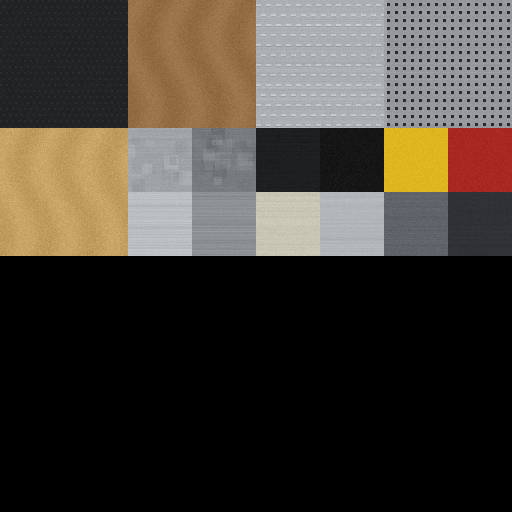
#> input picture tools/scaffold_v3_source/csc_v3_atlas.png, 512 x 512 px
$ python simulate_rev15_shadows.py ../scaffold_v3_source/csc_v3_atlas.png out.png
#> lines starting #> are read from the running program, lines starting #| are printed output that depends on the picture
"""Concert Stage Craft 1.2.0 rev. 15 - simulation of the beam shadows (CPU copy of the shader maths, not a Minecraft capture).

Scene: a fixture 6 blocks up throws a gobo through a box truss (chords + diagonal braces) onto the floor. Same maths as
concertstage_beam_volume.fsh / concertstage_light_projector.fsh: line of sight cut by the cone and the scene depth, pattern of the
gobo, light law (ramp, 1/r^0.85, absorption), visibility from the light (here an exact ray test, what the shadow map stores).
Left: rev. 14 (no occlusion), right: rev. 15.  Usage: python3 simulate_rev15_shadows.py <pattern.png> <out.png>
"""
import sys
import numpy as np
from PIL import Image

W, H, STEPS = 420, 300, 48
R_REF, ABS = 0.55, 0.018
LO, HI, LO2, HI2 = 0.25 / 16, 2.75 / 16, 13.25 / 16, 15.75 / 16


def norm(v):
    return v / np.linalg.norm(v)


def truss_boxes(x0, x1, y, z):
    """Chords along X of a 1x1 truss from x0 to x1 (bottom at y, side at z) and zig-zag braces on its four faces."""
    b = []
    for a in ((LO, HI), (LO2, HI2)):
        for c in ((LO, HI), (LO2, HI2)):
            b.append((x0, y + a[0], z + c[0], x1, y + a[1], z + c[1]))
    t = 1.2 / 16
    for cell in range(int(x0), int(x1)):
        for face in range(4):
            for k in range(6):                       # a diagonal as 6 small boxes
                u0, u1 = k / 6, (k + 1) / 6
                um = (u0 + u1) / 2
                v = HI + (LO2 - HI) * (um if cell % 2 == 0 else 1 - um)
                xs, xe = cell + u0, cell + u1
                if face == 0:   b.append((xs, y + v - t, z + LO, xe, y + v + t, z + HI))
                elif face == 1: b.append((xs, y + v - t, z + LO2, xe, y + v + t, z + HI2))
                elif face == 2: b.append((xs, y + LO, z + v - t, xe, y + HI, z + v + t))
                else:           b.append((xs, y + LO2, z + v - t, xe, y + HI2, z + v + t))
    return np.array(b, dtype=np.float32)


def hit_boxes(ro, rd, boxes, tmax):
    """Nearest hit (t) of rays (N,3) against boxes (M,6), inf when none before tmax."""
    best = np.full(ro.shape[0], np.inf, dtype=np.float32)
    inv = 1.0 / np.where(np.abs(rd) < 1e-9, 1e-9, rd)
    for bx in boxes:
        t0 = (bx[:3] - ro) * inv
        t1 = (bx[3:] - ro) * inv
        tn = np.minimum(t0, t1).max(axis=1)
        tf = np.maximum(t0, t1).min(axis=1)
        ok = (tf >= np.maximum(tn, 0)) & (tn < tmax)
        best = np.where(ok & (tn < best), np.maximum(tn, 0), best)
    return best


def main():
    gobo = np.asarray(Image.open(sys.argv[1]).convert('L'), dtype=np.float32) / 255.0
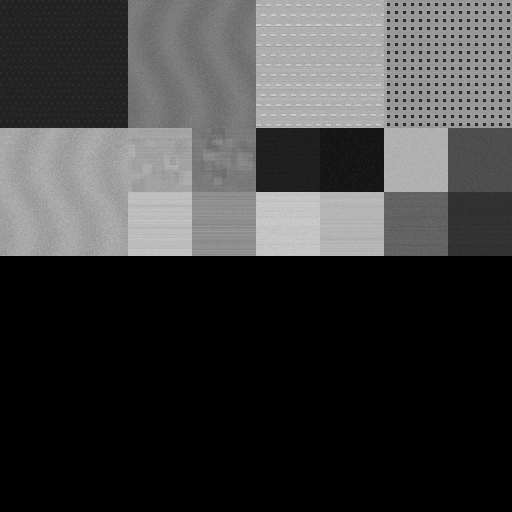
#> gobo: shape (512, 512) float32; min 0, max 0.831, mean 0.243
    gh, gw = gobo.shape
#> gh = 512; gw = 512

    def pattern(q):
        inside = (np.abs(q[..., 0]) <= 1) & (np.abs(q[..., 1]) <= 1)
        u = np.clip(((q[..., 0] * 0.5 + 0.5) * (gw - 1)).astype(int), 0, gw - 1)
        v = np.clip(((q[..., 1] * 0.5 + 0.5) * (gh - 1)).astype(int), 0, gh - 1)
        return np.where(inside, gobo[v, u], 0.0)

    boxes = truss_boxes(-5, 5, 3.0, -0.1)
    O = np.array([0.0, 6.2, -1.6], np.float32)
    a = norm(np.array([0.0, -1.0, 0.75], np.float32))
    side = norm(np.cross(np.array([0, 1, 0], np.float32), a))
    up = np.cross(a, side)
    tan, r0, rng = np.tan(np.radians(15)), 0.12, 14.0
    apex = O - a * (r0 / tan)
    cam = np.array([9.0, 3.4, 2.4], np.float32)
    fwd = norm(np.array([-1.0, -0.12, -0.18], np.float32))
    right = norm(np.cross(fwd, [0, 1, 0]))
    cup = np.cross(right, fwd)
    ys, xs = np.mgrid[0:H, 0:W]
    px = (xs + 0.5) / W * 2 - 1
    py = 1 - (ys + 0.5) / H * 2
    f = 1 / np.tan(np.radians(35))
    rd = fwd[None] + (px.reshape(-1, 1) * right[None] * (W / H) + py.reshape(-1, 1) * cup[None]) / f
    rd /= np.linalg.norm(rd, axis=1, keepdims=True)
    ro = np.repeat(cam[None], rd.shape[0], axis=0)
    # scene depth: floor y = 0 and the truss
    tfloor = np.where(rd[:, 1] < -1e-6, -cam[1] / rd[:, 1], np.inf)
    ttruss = hit_boxes(ro, rd, boxes, 100.0)
    tscene = np.minimum(tfloor, ttruss)

    def visible(p):                                   # what the shadow map answers: nothing between the light and p
        d = p - apex
        L = np.linalg.norm(d, axis=1)
        h = hit_boxes(np.repeat(apex[None], p.shape[0], 0), d / L[:, None], boxes, 100.0)
        return (h >= L - (0.05 + 0.006 * L)).astype(np.float32)

    def beam(shadows):
        t0, t1 = np.full(rd.shape[0], 0.05, np.float32), np.minimum(tscene, 40.0)
        dt = (t1 - t0) / STEPS
        jit = np.random.default_rng(3).random(rd.shape[0]).astype(np.float32)
        acc = np.zeros(rd.shape[0], np.float32)
        for i in range(STEPS):
            t = t0 + (i + jit) * dt
            p = ro + rd * t[:, None]
            rel = p - O
            al = rel @ a
            hw = r0 + np.maximum(al, 0) * tan
            q = np.stack([rel @ side, rel @ up], -1) / hw[:, None]
            k = pattern(q) * ((al > 0.05) & (al < rng))
            m = k > 0.004
            if shadows and m.any():
                k[m] *= visible(p[m])
            dens = k * np.minimum(1, 0.35 + al / 0.8) * np.minimum(1, R_REF / hw) ** 0.85 * np.exp(-ABS * al) / (2 * hw)
            acc += dens * dt
        # the light on the floor (projected), shadowed by the tubes
        fin = np.isfinite(tscene)
        pf = ro + rd * np.where(fin, tscene, 0.0)[:, None]
        rel = pf - O
        al = rel @ a
        hw = r0 + np.maximum(al, 0) * tan
        q = np.stack([rel @ side, rel @ up], -1) / hw[:, None]
        k = pattern(q) * ((al > 0.05) & fin)
        if shadows:
            m = k > 0.004
            k[m] *= visible(pf[m])
        e = 2.4 * 1.0 / (1 + 0.22 * hw) / (1 + 0.035 * np.linalg.norm(rel, axis=1))
        return acc, k * np.minimum(3, e * 2.5)

    base = np.where(np.isfinite(ttruss) & (ttruss <= tfloor), 0.10, np.where(np.isfinite(tfloor), 0.05, 0.015))
    col = np.array([0.35, 0.45, 1.0], np.float32)
    out = []
    for shadows in (False, True):
        acc, surf = beam(shadows)
        img = base[:, None] * (1 + surf[:, None] * col[None])
        light = np.clip(acc[:, None] * col[None] * 0.9, 0, 1)
        img = 1 - (1 - np.clip(img, 0, 1)) * (1 - light)
        out.append((np.clip(img, 0, 1).reshape(H, W, 3) ** (1 / 1.6) * 255).astype(np.uint8))
#> after the loop, out = 2 items
    Image.fromarray(np.concatenate([out[0], np.full((H, 6, 3), 255, np.uint8), out[1]], 1)).save(sys.argv[2])
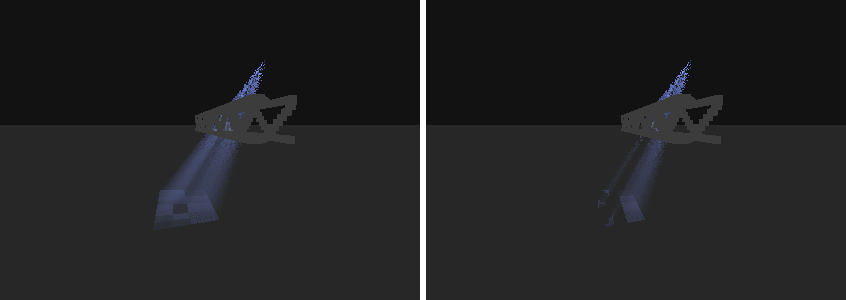
#> saved as out.png: PIL image 846x300 RGB; mean R, G, B 33.3, 33.5, 34.2


if __name__ == '__main__':
    main()
